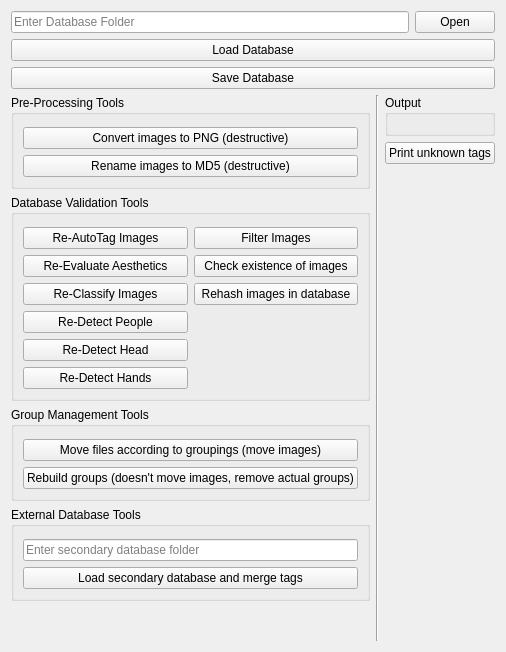
          <widget class="QWidget" name="tab">
           <attribute name="title">
            <string>Database Edit Tools</string>
           </attribute>
           <layout class="QVBoxLayout" name="verticalLayout_2">
            <item>
             <layout class="QHBoxLayout" name="horizontalLayout_22">
              <item>
               <widget class="QLineEdit" name="lineEdit_database_folder">
                <property name="toolTip">
                 <string>path that will be used by the buttons below</string>
                </property>
                <property name="text">
                 <string/>
                </property>
                <property name="placeholderText">
                 <string>Enter Database Folder</string>
                </property>
                <property name="clearButtonEnabled">
                 <bool>false</bool>
                </property>
               </widget>
              </item>
              <item>
               <widget class="QPushButton" name="pushButton_open_path_edit">
                <property name="text">
                 <string>Open</string>
                </property>
               </widget>
              </item>
             </layout>
            </item>
            <item>
             <widget class="QPushButton" name="pushButton_load_database">
              <property name="toolTip">
               <string>load the database in memory</string>
              </property>
              <property name="text">
               <string>Load Database</string>
              </property>
             </widget>
            </item>
            <item>
             <widget class="QPushButton" name="pushButton_save_database">
              <property name="toolTip">
               <string>save the database that is in memory</string>
              </property>
              <property name="text">
               <string>Save Database</string>
              </property>
             </widget>
            </item>
            <item>
             <layout class="QHBoxLayout" name="horizontalLayout_19">
              <item>
               <layout class="QVBoxLayout" name="verticalLayout_3">
                <item>
                 <widget class="QGroupBox" name="groupBox_6">
                  <property name="title">
                   <string>Pre-Processing Tools</string>
                  </property>
                  <layout class="QGridLayout" name="gridLayout_11">
                   <property name="topMargin">
                    <number>12</number>
                   </property>
                   <item row="1" column="0">
                    <widget class="QPushButton" name="pushButton_rename_images_md5">
                     <property name="toolTip">
                      <string>use the path above</string>
                     </property>
                     <property name="text">
                      <string>Rename images to MD5 (destructive)</string>
                     </property>
                    </widget>
                   </item>
                   <item row="0" column="0">
                    <widget class="QPushButton" name="pushButton_convert_images_to_png">
                     <property name="toolTip">
                      <string>use the path above</string>
                     </property>
                     <property name="text">
                      <string>Convert images to PNG (destructive)</string>
                     </property>
                    </widget>
                   </item>
                  </layout>
                 </widget>
                </item>
                <item>
                 <widget class="QGroupBox" name="groupBox_3">
                  <property name="sizePolicy">
                   <sizepolicy hsizetype="Expanding" vsizetype="Preferred">
                    <horstretch>0</horstretch>
                    <verstretch>0</verstretch>
                   </sizepolicy>
                  </property>
                  <property name="title">
                   <string>Database Validation Tools</string>
                  </property>
                  <layout class="QGridLayout" name="gridLayout_6">
                   <property name="topMargin">
                    <number>12</number>
                   </property>
                   <item row="3" column="1">
                    <widget class="QPushButton" name="pushButton_rehash">
                     <property name="toolTip">
                      <string>refind the md5 of the image (could fail be careful, experimental feature)</string>
                     </property>
                     <property name="text">
                      <string>Rehash images in database</string>
                     </property>
                    </widget>
                   </item>
                   <item row="2" column="1">
                    <widget class="QPushButton" name="pushButton_images_existence">
                     <property name="toolTip">
                      <string>correct the images paths and md5 stored</string>
                     </property>
                     <property name="text">
                      <string>Check existence of images</string>
                     </property>
                    </widget>
                   </item>
                   <item row="1" column="0">
                    <widget class="QPushButton" name="pushButton_reautotags">
                     <property name="toolTip">
                      <string>only change the automatic tags for existing images in the dataset (you retain your manually added tags and rejected and conflicts, ...)</string>
                     </property>
                     <property name="text">
                      <string>Re-AutoTag Images</string>
                     </property>
                    </widget>
                   </item>
                   <item row="2" column="0">
                    <widget class="QPushButton" name="pushButton_rescores">
                     <property name="toolTip">
                      <string>only change the score tags for existing images in the dataset</string>
                     </property>
                     <property name="text">
                      <string>Re-Evaluate Aesthetics</string>
                     </property>
                    </widget>
                   </item>
                   <item row="3" column="0">
                    <widget class="QPushButton" name="pushButton_reclassify">
                     <property name="toolTip">
                      <string>only change the classification for existing images in the dataset</string>
                     </property>
                     <property name="text">
                      <string>Re-Classify Images</string>
                     </property>
                    </widget>
                   </item>
                   <item row="1" column="1">
                    <widget class="QPushButton" name="pushButton_filter_images">
                     <property name="toolTip">
                      <string>apply the filter to the database</string>
                     </property>
                     <property name="text">
                      <string>Filter Images</string>
                     </property>
                    </widget>
                   </item>
                   <item row="4" column="0">
                    <widget class="QPushButton" name="pushButton_redetect_person">
                     <property name="text">
                      <string>Re-Detect People</string>
                     </property>
                    </widget>
                   </item>
                   <item row="5" column="0">
                    <widget class="QPushButton" name="pushButton_redetect_head">
                     <property name="text">
                      <string>Re-Detect Head</string>
                     </property>
                    </widget>
                   </item>
                   <item row="6" column="0">
                    <widget class="QPushButton" name="pushButton_redetect_hand">
                     <property name="text">
                      <string>Re-Detect Hands</string>
                     </property>
                    </widget>
                   </item>
                  </layout>
                 </widget>
                </item>
                <item>
                 <widget class="QGroupBox" name="groupBox_5">
                  <property name="sizePolicy">
                   <sizepolicy hsizetype="Expanding" vsizetype="Preferred">
                    <horstretch>0</horstretch>
                    <verstretch>0</verstretch>
                   </sizepolicy>
                  </property>
                  <property name="title">
                   <string>Group Management Tools</string>
                  </property>
                  <layout class="QGridLayout" name="gridLayout_8">
                   <property name="topMargin">
                    <number>12</number>
                   </property>
                   <item row="0" column="0">
                    <widget class="QPushButton" name="pushButton_move_files_groupings">
                     <property name="toolTip">
                      <string>move images from the database to their corresponding groups (destructive be careful, you could lose information)</string>
                     </property>
                     <property name="text">
                      <string>Move files according to groupings (move images)</string>
                     </property>
                    </widget>
                   </item>
                   <item row="1" column="0">
                    <widget class="QPushButton" name="pushButton_rebuild_groups">
                     <property name="toolTip">
                      <string>delete all groups and add images to groups following the directory structure</string>
                     </property>
                     <property name="text">
                      <string>Rebuild groups (doesn't move images, remove actual groups)</string>
                     </property>
                    </widget>
                   </item>
                  </layout>
                 </widget>
                </item>
                <item>
                 <widget class="QGroupBox" name="groupBox_10">
                  <property name="sizePolicy">
                   <sizepolicy hsizetype="Expanding" vsizetype="Preferred">
                    <horstretch>0</horstretch>
                    <verstretch>0</verstretch>
                   </sizepolicy>
                  </property>
                  <property name="title">
                   <string>External Database Tools</string>
                  </property>
                  <layout class="QGridLayout" name="gridLayout_13">
                   <property name="topMargin">
                    <number>12</number>
                   </property>
                   <item row="0" column="0">
                    <widget class="QLineEdit" name="lineEdit_secondary_db_folder">
                     <property name="toolTip">
                      <string>Enter the location of the secondary database</string>
                     </property>
                     <property name="placeholderText">
                      <string>Enter secondary database folder</string>
                     </property>
                    </widget>
                   </item>
                   <item row="1" column="0">
                    <widget class="QPushButton" name="pushButton_load_and_merge_secondary">
                     <property name="toolTip">
                      <string>&lt;html&gt;&lt;head/&gt;&lt;body&gt;&lt;p&gt;There's two database at play.&lt;/p&gt;&lt;p&gt;&lt;br/&gt;&lt;/p&gt;&lt;p&gt;The primary database loaded at the top and the secondary database entered right above this button.&lt;br/&gt;&lt;br/&gt;This will search for any duplicate md5 hashes in both databases and pull tags from the secondary database and update the content of the primary database.&lt;br/&gt;&lt;br/&gt;This is useful if you're importing tags from a previously cleaned database&lt;/p&gt;&lt;/body&gt;&lt;/html&gt;</string>
                     </property>
                     <property name="text">
                      <string>Load secondary database and merge tags</string>
                     </property>
                    </widget>
                   </item>
                  </layout>
                 </widget>
                </item>
                <item>
                 <spacer name="verticalSpacer_3">
                  <property name="orientation">
                   <enum>Qt::Vertical</enum>
                  </property>
                  <property name="sizeHint" stdset="0">
                   <size>
                    <width>20</width>
                    <height>40</height>
                   </size>
                  </property>
                 </spacer>
                </item>
               </layout>
              </item>
              <item>
               <widget class="Line" name="line">
                <property name="orientation">
                 <enum>Qt::Vertical</enum>
                </property>
               </widget>
              </item>
              <item>
               <layout class="QVBoxLayout" name="verticalLayout_4">
                <item>
                 <widget class="QGroupBox" name="groupBox_2">
                  <property name="title">
                   <string>Output</string>
                  </property>
                  <layout class="QGridLayout" name="gridLayout_3">
                   <item row="0" column="0">
                    <widget class="OutputWidget" name="widget_to_output" native="true"/>
                   </item>
                  </layout>
                 </widget>
                </item>
                <item>
                 <widget class="QPushButton" name="pushButton_print_unknown_tags">
                  <property name="toolTip">
                   <string>useful for making the tag categories csv, prints tags that are known by tagger, that are not listed in the tag category</string>
                  </property>
                  <property name="text">
                   <string>Print unknown tags</string>
                  </property>
                 </widget>
                </item>
                <item>
                 <spacer name="verticalSpacer_4">
                  <property name="orientation">
                   <enum>Qt::Vertical</enum>
                  </property>
                  <property name="sizeHint" stdset="0">
                   <size>
                    <width>20</width>
                    <height>40</height>
                   </size>
                  </property>
                 </spacer>
                </item>
               </layout>
              </item>
             </layout>
            </item>
           </layout>
          </widget>
